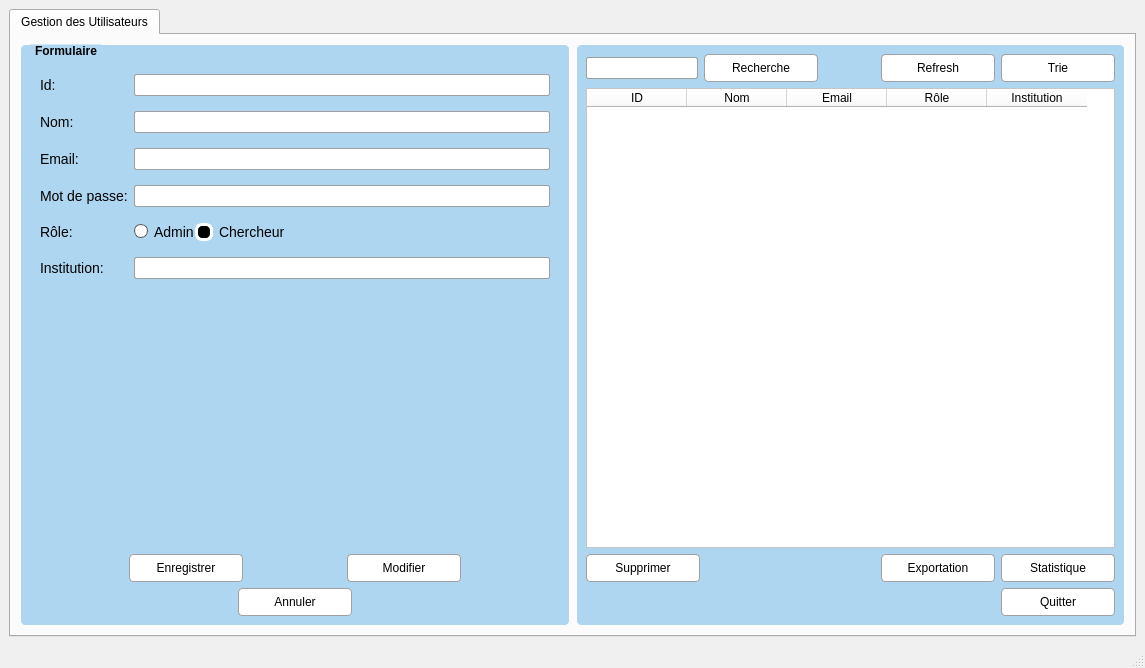
<?xml version="1.0" encoding="UTF-8"?>
<ui version="4.0">
 <class>MainWindow</class>
 <widget class="QMainWindow" name="MainWindow">
  <property name="geometry">
   <rect>
    <x>0</x>
    <y>0</y>
    <width>1145</width>
    <height>668</height>
   </rect>
  </property>
  <property name="windowTitle">
   <string>Gestion des Utilisateurs</string>
  </property>
  <property name="styleSheet">
   <string notr="true">QMainWindow {
	background-color: #F0F0F0;
}
QGroupBox {
	background-color: #AED6F1;
	border: 1px solid white;
    border-radius: 5px;
	margin-top: 2ex;
    font-weight: bold;
}
QGroupBox::title {
    subcontrol-origin: margin;
    subcontrol-position: top left; 
    padding: 0 3px;
    left: 10px;
}
QLabel {
	color: black;
    font-size: 14px;
}
QLineEdit {
    background-color: white;
    color: black;
    border: 1px solid #A0A0A0;
    border-radius: 2px;
    padding: 2px;
}
QRadioButton {
    color: black;
    font-size: 14px;
}
QPushButton {
    background-color: white;
    color: black;
    border: 1px solid #A0A0A0;
    border-radius: 4px;
    padding: 6px;
    min-width: 100px;
}
QPushButton:hover {
    background-color: #E0E0E0;
}
QRadioButton::indicator {
    width: 12px;
    height: 12px;
    background-color: white;
    border-radius: 7px;
    border: 1px solid #555;
}
QRadioButton::indicator:checked {
    background-color: black;
    border: 3px solid white;
}</string>
  </property>
  <widget class="QWidget" name="centralwidget">
   <layout class="QHBoxLayout" name="horizontalLayout">
    <item>
     <widget class="QTabWidget" name="tabWidget">
      <property name="currentIndex">
       <number>0</number>
      </property>
      <widget class="QWidget" name="tab">
       <attribute name="title">
        <string>Gestion des Utilisateurs</string>
       </attribute>
       <layout class="QHBoxLayout" name="horizontalLayout_2">
        <item>
         <widget class="QGroupBox" name="groupBox_Form">
          <property name="minimumSize">
           <size>
            <width>400</width>
            <height>0</height>
           </size>
          </property>
          <property name="title">
           <string>Formulaire</string>
          </property>
          <layout class="QVBoxLayout" name="verticalLayout">
           <item>
            <layout class="QFormLayout" name="formLayout">
             <property name="verticalSpacing">
              <number>15</number>
             </property>
             <property name="leftMargin">
              <number>10</number>
             </property>
             <property name="topMargin">
              <number>20</number>
             </property>
             <property name="rightMargin">
              <number>10</number>
             </property>
             <property name="bottomMargin">
              <number>10</number>
             </property>
             <item row="0" column="0">
              <widget class="QLabel" name="label_ID">
               <property name="text">
                <string>Id:</string>
               </property>
              </widget>
             </item>
             <item row="0" column="1">
              <widget class="QLineEdit" name="lineEdit_ID"/>
             </item>
             <item row="1" column="0">
              <widget class="QLabel" name="label_Nom">
               <property name="text">
                <string>Nom:</string>
               </property>
              </widget>
             </item>
             <item row="1" column="1">
              <widget class="QLineEdit" name="lineEdit_Nom"/>
             </item>
             <item row="2" column="0">
              <widget class="QLabel" name="label_Email">
               <property name="text">
                <string>Email:</string>
               </property>
              </widget>
             </item>
             <item row="2" column="1">
              <widget class="QLineEdit" name="lineEdit_Email"/>
             </item>
             <item row="3" column="0">
              <widget class="QLabel" name="label_Password">
               <property name="text">
                <string>Mot de passe:</string>
               </property>
              </widget>
             </item>
             <item row="3" column="1">
              <widget class="QLineEdit" name="lineEdit_Password">
               <property name="echoMode">
                <enum>QLineEdit::EchoMode::Password</enum>
               </property>
              </widget>
             </item>
             <item row="4" column="0">
              <widget class="QLabel" name="label_Role">
               <property name="text">
                <string>Rôle:</string>
               </property>
              </widget>
             </item>
             <item row="4" column="1">
              <layout class="QHBoxLayout" name="horizontalLayout_Role">
               <item>
                <widget class="QRadioButton" name="radioButton_Admin">
                 <property name="text">
                  <string>Admin</string>
                 </property>
                </widget>
               </item>
               <item>
                <widget class="QRadioButton" name="radioButton_Chercheur">
                 <property name="text">
                  <string>Chercheur</string>
                 </property>
                 <property name="checked">
                  <bool>true</bool>
                 </property>
                </widget>
               </item>
               <item>
                <spacer name="horizontalSpacer_Role">
                 <property name="orientation">
                  <enum>Qt::Orientation::Horizontal</enum>
                 </property>
                 <property name="sizeHint" stdset="0">
                  <size>
                   <width>40</width>
                   <height>20</height>
                  </size>
                 </property>
                </spacer>
               </item>
              </layout>
             </item>
             <item row="5" column="0">
              <widget class="QLabel" name="label_Institution">
               <property name="text">
                <string>Institution:</string>
               </property>
              </widget>
             </item>
             <item row="5" column="1">
              <widget class="QLineEdit" name="lineEdit_Institution"/>
             </item>
            </layout>
           </item>
           <item>
            <spacer name="verticalSpacer">
             <property name="orientation">
              <enum>Qt::Orientation::Vertical</enum>
             </property>
             <property name="sizeHint" stdset="0">
              <size>
               <width>20</width>
               <height>40</height>
              </size>
             </property>
            </spacer>
           </item>
           <item>
            <layout class="QHBoxLayout" name="horizontalLayout_Buttons1">
             <property name="leftMargin">
              <number>10</number>
             </property>
             <property name="rightMargin">
              <number>10</number>
             </property>
            </layout>
           </item>
           <item>
            <layout class="QHBoxLayout" name="horizontalLayout_Buttons2">
             <item>
              <spacer name="horizontalSpacer_Form2">
               <property name="orientation">
                <enum>Qt::Orientation::Horizontal</enum>
               </property>
               <property name="sizeHint" stdset="0">
                <size>
                 <width>40</width>
                 <height>20</height>
                </size>
               </property>
              </spacer>
             </item>
             <item>
              <widget class="QPushButton" name="pushButton_Enregistrer">
               <property name="text">
                <string>Enregistrer</string>
               </property>
              </widget>
             </item>
             <item>
              <spacer name="horizontalSpacer_Form1">
               <property name="orientation">
                <enum>Qt::Orientation::Horizontal</enum>
               </property>
               <property name="sizeHint" stdset="0">
                <size>
                 <width>40</width>
                 <height>20</height>
                </size>
               </property>
              </spacer>
             </item>
             <item>
              <widget class="QPushButton" name="pushButton_Modifier">
               <property name="text">
                <string>Modifier</string>
               </property>
              </widget>
             </item>
             <item>
              <spacer name="horizontalSpacer_Form3">
               <property name="orientation">
                <enum>Qt::Orientation::Horizontal</enum>
               </property>
               <property name="sizeHint" stdset="0">
                <size>
                 <width>40</width>
                 <height>20</height>
                </size>
               </property>
              </spacer>
             </item>
            </layout>
           </item>
           <item>
            <layout class="QHBoxLayout" name="horizontalLayout_Annuler">
             <item>
              <spacer name="horizontalSpacer_AnnulerLeft">
               <property name="orientation">
                <enum>Qt::Orientation::Horizontal</enum>
               </property>
               <property name="sizeHint" stdset="0">
                <size>
                 <width>40</width>
                 <height>20</height>
                </size>
               </property>
              </spacer>
             </item>
             <item>
              <widget class="QPushButton" name="pushButton_Annuler">
               <property name="text">
                <string>Annuler</string>
               </property>
               <property name="maximumSize">
                <size>
                 <width>150</width>
                 <height>16777215</height>
                </size>
               </property>
              </widget>
             </item>
             <item>
              <spacer name="horizontalSpacer_AnnulerRight">
               <property name="orientation">
                <enum>Qt::Orientation::Horizontal</enum>
               </property>
               <property name="sizeHint" stdset="0">
                <size>
                 <width>40</width>
                 <height>20</height>
                </size>
               </property>
              </spacer>
             </item>
            </layout>
           </item>
          </layout>
         </widget>
        </item>
        <item>
         <widget class="QGroupBox" name="groupBox_List">
          <property name="title">
           <string/>
          </property>
          <layout class="QVBoxLayout" name="verticalLayout_2">
           <item>
            <layout class="QHBoxLayout" name="horizontalLayout_Search">
             <item>
              <widget class="QLineEdit" name="lineEdit_Search"/>
             </item>
             <item>
              <widget class="QPushButton" name="pushButton_Recherche">
               <property name="text">
                <string>Recherche</string>
               </property>
              </widget>
             </item>
             <item>
              <spacer name="horizontalSpacer_Header">
               <property name="orientation">
                <enum>Qt::Orientation::Horizontal</enum>
               </property>
               <property name="sizeHint" stdset="0">
                <size>
                 <width>40</width>
                 <height>20</height>
                </size>
               </property>
              </spacer>
             </item>
             <item>
              <widget class="QPushButton" name="pushButton_Refresh">
               <property name="text">
                <string>Refresh</string>
               </property>
              </widget>
             </item>
             <item>
              <widget class="QPushButton" name="pushButton_Trie">
               <property name="text">
                <string>Trie</string>
               </property>
              </widget>
             </item>
            </layout>
           </item>
           <item>
            <widget class="QTableWidget" name="tableWidget">
             <property name="styleSheet">
              <string notr="true">background-color: white; color: black;</string>
             </property>
             <column>
              <property name="text">
               <string>ID</string>
              </property>
             </column>
             <column>
              <property name="text">
               <string>Nom</string>
              </property>
             </column>
             <column>
              <property name="text">
               <string>Email</string>
              </property>
             </column>
             <column>
              <property name="text">
               <string>Rôle</string>
              </property>
             </column>
             <column>
              <property name="text">
               <string>Institution</string>
              </property>
             </column>
            </widget>
           </item>
           <item>
            <layout class="QHBoxLayout" name="horizontalLayout_Actions">
             <item>
              <widget class="QPushButton" name="pushButton_Supprimer">
               <property name="text">
                <string>Supprimer</string>
               </property>
              </widget>
             </item>
             <item>
              <spacer name="horizontalSpacer_Actions">
               <property name="orientation">
                <enum>Qt::Orientation::Horizontal</enum>
               </property>
               <property name="sizeHint" stdset="0">
                <size>
                 <width>40</width>
                 <height>20</height>
                </size>
               </property>
              </spacer>
             </item>
             <item>
              <widget class="QPushButton" name="pushButton_Exportation">
               <property name="text">
                <string>Exportation</string>
               </property>
              </widget>
             </item>
             <item>
              <widget class="QPushButton" name="pushButton_Statistique">
               <property name="text">
                <string>Statistique</string>
               </property>
              </widget>
             </item>
            </layout>
           </item>
           <item>
            <layout class="QHBoxLayout" name="horizontalLayout_Quit">
             <item>
              <spacer name="horizontalSpacer_Quit">
               <property name="orientation">
                <enum>Qt::Orientation::Horizontal</enum>
               </property>
               <property name="sizeHint" stdset="0">
                <size>
                 <width>40</width>
                 <height>20</height>
                </size>
               </property>
              </spacer>
             </item>
             <item>
              <widget class="QPushButton" name="pushButton_Quitter">
               <property name="text">
                <string>Quitter</string>
               </property>
              </widget>
             </item>
            </layout>
           </item>
          </layout>
         </widget>
        </item>
       </layout>
      </widget>
     </widget>
    </item>
   </layout>
  </widget>
  <widget class="QMenuBar" name="menubar">
   <property name="geometry">
    <rect>
     <x>0</x>
     <y>0</y>
     <width>1145</width>
     <height>25</height>
    </rect>
   </property>
  </widget>
  <widget class="QStatusBar" name="statusbar"/>
 </widget>
 <resources/>
 <connections/>
</ui>
